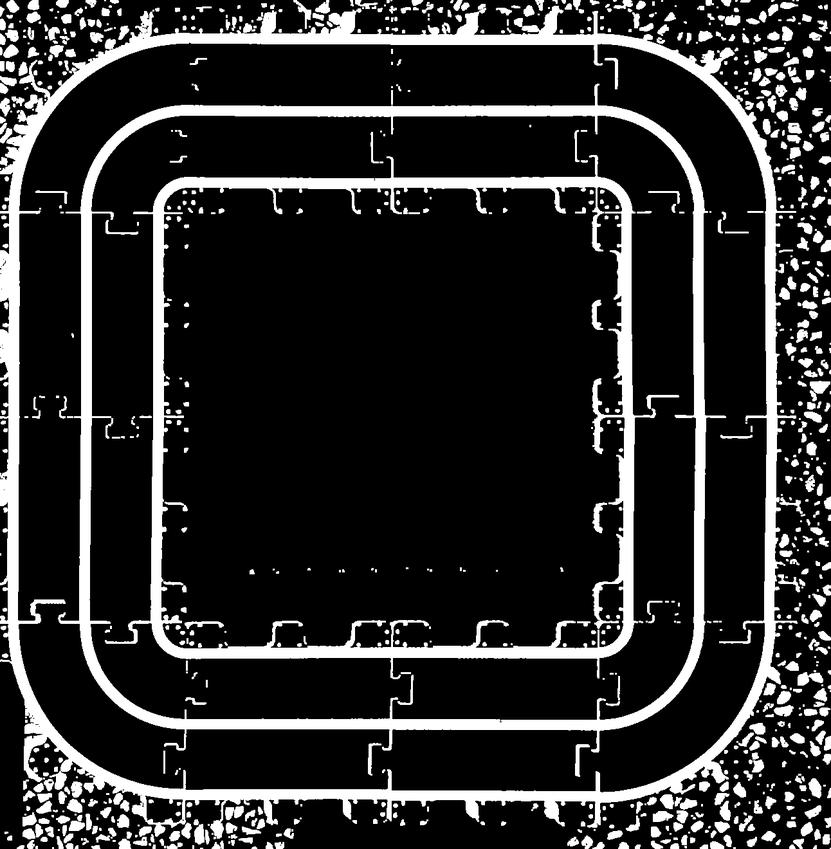
#> input picture src/image_processing/image_processing/GenerateMap/black_line_mask.png, 831 x 849 px, shrunk from 1292 x 1320 before the run
$ python clean_map.py
#> lines starting #> are read from the running program, lines starting #| are printed output that depends on the picture; after the words box and inside, x2 and y2 are one past the last pixel; in counts of white or black regions, pixels touching at a corner belong together
import cv2
import numpy as np

# Load binary image (white = track, black = background)
img = cv2.imread("black_line_mask.png", cv2.IMREAD_GRAYSCALE)
#> img is the input picture: shape (849, 831); min 0, max 255, mean 44.2

# Ensure binary (0 or 255)
_, binary = cv2.threshold(img, 127, 255, cv2.THRESH_BINARY)
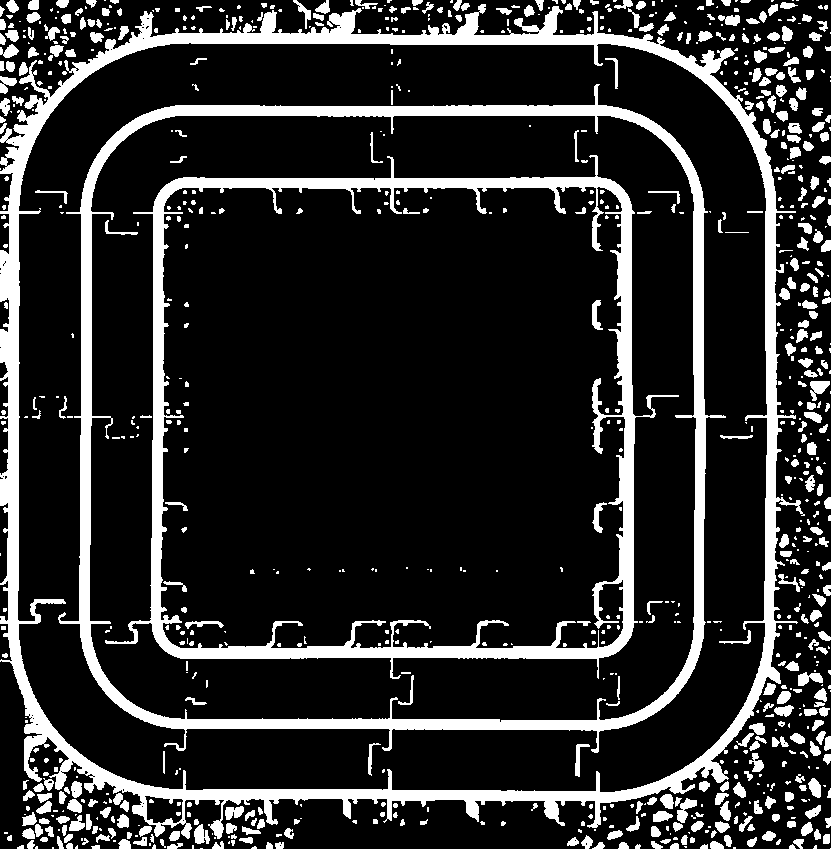
#> binary: shape (849, 831); 17.3% white; 884 white regions (468 under 20 px), largest, box (x1, y1, x2, y2) and area: (0, 4, 805, 839) 40820, (58, 84, 726, 753) 25263, (105, 155, 679, 679) 24895

# Define a kernel — adjust size based on how aggressive you want the cleanup
kernel = np.ones((3, 3), np.uint8)

# Apply erosion followed by dilation (opening)
eroded = cv2.erode(binary, kernel, iterations=2)
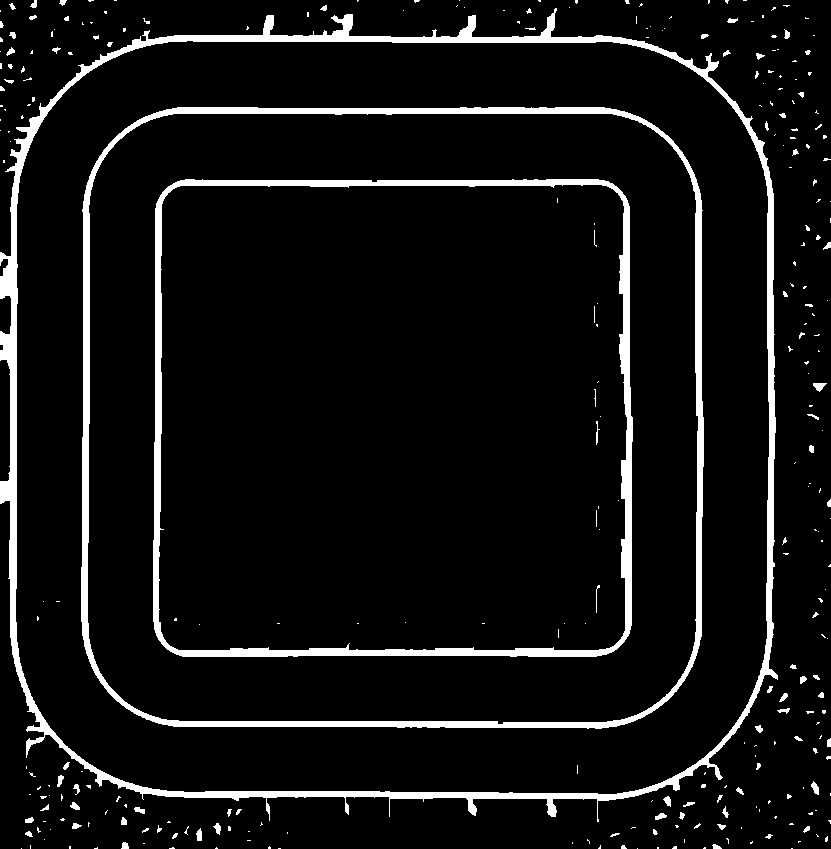
#> eroded: shape (849, 831); 7.3% white; 306 white regions (230 under 20 px), largest, box (x1, y1, x2, y2) and area: (0, 8, 778, 822) 20544, (81, 107, 704, 729) 14266, (153, 179, 633, 657) 12684
dilated = cv2.dilate(eroded, kernel, iterations=2)
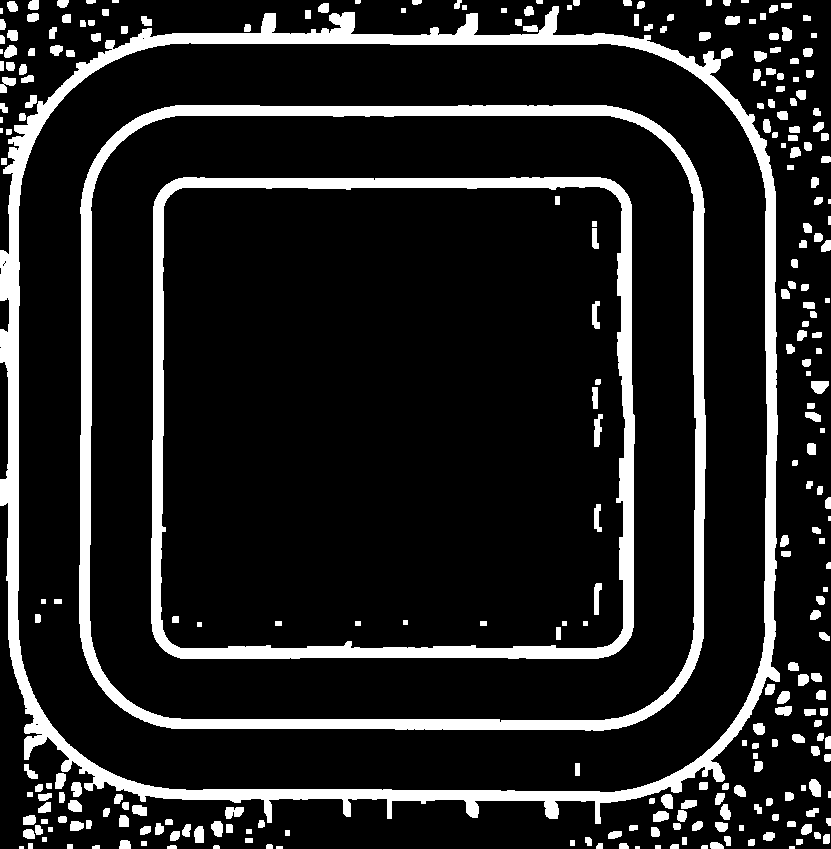
#> dilated: shape (849, 831); 13.9% white; 276 white regions (9 under 20 px), largest, box (x1, y1, x2, y2) and area: (0, 6, 780, 824) 35479, (79, 105, 706, 731) 24202, (151, 177, 635, 659) 20563

# Save and show result
cv2.imshow("Opened Image", dilated)
cv2.imwrite("track_cleaned.png", dilated)
cv2.waitKey(0)
cv2.destroyAllWindows()
